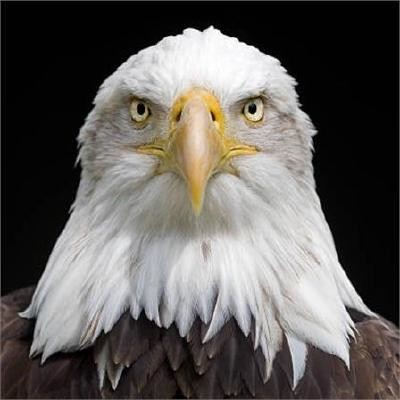
#> input picture img/eagle.jpg, 400 x 400 px
$ python __main__.py ../../img/eagle.jpg
#> lines starting #> are read from the running program, lines starting #| are printed output that depends on the picture
#> (reads src/pixelartconv/help.txt from the repository)
### src/pixelartconv/file_management.py
"""
IO functions for the script.
"""

from pathlib import Path

import numpy as np
from PIL import Image, ImageOps, UnidentifiedImageError
from colorthief import ColorThief


def image_prepare(path: Path, dims: tuple) -> np.ndarray:
    """
    Opens the image and does various basic operations.
    """
    image = Image.open(path)
#> image is the input picture: PIL image 400x400 RGB; mean R, G, B 96.4, 93, 89.9

    # calculate result width if missing
    if dims[0] is None:
        dims = (round(dims[1] * image.size[0] / image.size[1]), dims[1])
#> dims = (64, 64)

    # cannot upscale image
    assert image.size[0] >= dims[0] and image.size[1] >= dims[1], (
        "Original image dimensions must be greater or equal to new dimensions."
    )

    image = ImageOps.fit(image, dims, method=Image.Resampling.BICUBIC)
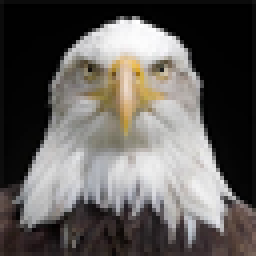
#> image: PIL image 64x64 RGB (shown 4 times larger); mean R, G, B 96.2, 92.8, 89.8
    image = np.asarray(image)

    # remove alpha channel/transparency
    if image.shape[2] == 4:
        image = image[:, :, :3]

    # conversion to array "transposes" the image
    assert image.shape == (dims[1], dims[0], 3), "Issues encountered when converting image to matrix."

    return image


def load_image(name: str, dims: tuple):
    """
    Loads an image from the current path, performs various operations
    and returns it as an array. In case something goes wrong, raises an exception.

    :param str name: File name.
    :param tuple dims: Pair of target image dimensions (width, height).
    :return: Image as a numpy.ndarray
    :raise FileNotFoundError: Image not found on given path.
    :raise ValueError: File with this name was found but was invalid.
    """
    if "." not in name:  # add .png suffix if image has no suffix
        name += ".png"

    path = (Path() / name).resolve()

    if not path.is_file():
        raise FileNotFoundError(f"File not found at searched address: {path}")

    try:
        image = image_prepare(path, dims)
    except UnidentifiedImageError:
        raise ValueError(f"File {name} seems to be problematic - check correct file formatting.")
    except (ValueError, AssertionError) as err:
        raise ValueError(err)
    else:
        return image


# [29 lines left out: function save_image, not called in this run]


def load_colors(name: str) -> list[tuple]:
    """
    Loads a color palette from a text file in the current path. Palette will be returned as
    tuples of three integers between 0 and 255.

    :param str name: File name (or path).
    :return: List of tuples - (r, g, b).
    :raise FileNotFoundError: When file with given name/path is not found.
    :raise ValueError: File with this name was found but was invalid.
    """

    if "." in name:  # strip the current suffix (expected .png)
        name = ".".join(name.split(".")[:-1])
    name += ".txt"

    path = (Path() / name).resolve()

    if not path.is_file():
        raise FileNotFoundError(f"File not found at searched address: {path}")

    with open(path, "r") as file:
        lines = [line.rstrip().lstrip("#") for line in file]

    try:
        color_codes = [tuple(int(ln[i : i + 2], 16) for i in (0, 2, 4)) for ln in lines]
    except ValueError as err:
        err.args = ("Data within file do not have the correct format.",)
        raise

    return color_codes


def generate_colors(name: str, color_count: int = 6) -> list[tuple]:
    """
    Generates a color palette from the image in the current path using the `colorthief` package.
    Palette will be returned as tuples of three integers between 0 and 255.

    :param str name: File name (or path).
    :param int color_count: Amount of colors to be generated.
    :return: List of tuples - (r, g, b).
    :raise FileNotFoundError: When image with given name/path is not found.
    :raise ValueError: Image with this name was found but was invalid.
    """

    if name[-4:] != ".png":
        name += ".png"
    path = (Path() / name).resolve()

    if not path.is_file():
        raise FileNotFoundError(f"File not found at searched address: {path}")

    try:
        color_thief = ColorThief(path)
        palette = color_thief.get_palette(color_count=color_count, quality=5)
    except UnidentifiedImageError:
        raise ValueError(f"File {name} seems to be problematic - check correct file formatting.")
    else:
        return palette

### src/pixelartconv/script.py
from pathlib import Path
from time import time

from . import file_management
from . import logic


def convert(file_name: str, dims: tuple, palette_size: int = 6) -> float:
    """
    Converts an image to a pixel-art style.

    :param file_name: Name of file(s) or their relative path.
    :param dims: Target size of the resulting image.
    :param palette_size: Amount of colors in case the palette has to be generated.
    :return: Time duration of conversion (seconds).
    :raise FileNotFoundError: Image not found on given path.
    :raise ValueError: File with this name was found but was invalid.
    """
    start_time = time()

    print(f"Searched path is: {(Path().absolute() / Path(file_name)).resolve()}")

    try:
        img = file_management.load_image(file_name, dims)
    except (ValueError, FileNotFoundError) as err:
        print(err)
        print("For more info, type:\n    python -m pixelartconv --help")
        raise

    try:
        colors = file_management.load_colors(file_name)
        print("Colors loaded from a text file")
    except FileNotFoundError:
        colors = file_management.generate_colors(file_name, color_count=palette_size)
        print("Colors autogenerated using Colorthief")
    except ValueError as err:
        print(err)
        print("For more info, type:\n    python -m pixelartconv --help\nFallback to generated color palette...")
        colors = file_management.generate_colors(file_name, color_count=palette_size)
        # raise

    res = logic.convert_img(img, colors)
    path = file_management.save_image(res, False)

    duration = time() - start_time

    print(f"Conversion was successful.\nImage saved to {path}")
    print(f"Duration: {duration:.2f} s")

    return duration

### src/pixelartconv/__main__.py
import sys
import argparse
import logging
from pathlib import Path

import pixelartconv


def main():
    logging.basicConfig(level=logging.INFO)

    path = (Path(__file__).parent / "help.txt").resolve()
    with open(path) as f:
        help_text = f.read()

    parser = argparse.ArgumentParser(
        description="Convert images to pixel art with a limited color palette.",
        epilog=help_text,
        formatter_class=argparse.RawTextHelpFormatter,
    )
    parser.add_argument("file_name", type=str, help="Name of file(s) or their relative path.")
    parser.add_argument("height", type=int, nargs="?", default=64, help="Target height of the resulting image.")
    parser.add_argument("width", type=int, nargs="?", default=None, help="Target width of the resulting image.")

    # file_name = sys.argv[1]
    # height = int(sys.argv[2]) if len(sys.argv) > 2 else 64
    # width = int(sys.argv[3]) if len(sys.argv) > 3 else None  # else... will be calculated when image is loaded

    args = parser.parse_args()
    dims = (args.width, args.height)

    try:
        pixelartconv.convert(args.file_name, dims)
    except (ValueError, FileNotFoundError) as e:
        logging.error(f"{type(e)}: {e}")
#> (the run stopped early here; a loop or call above may not have finished)
